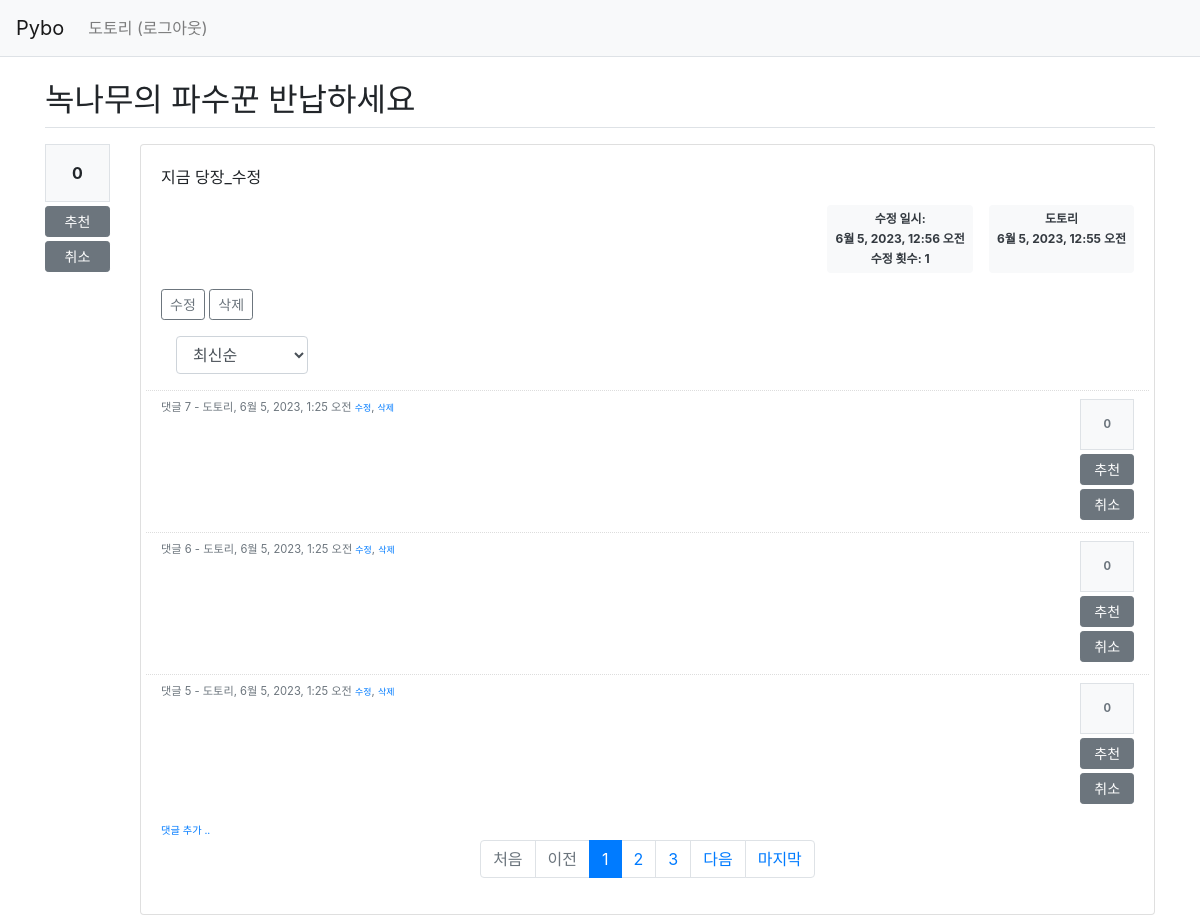
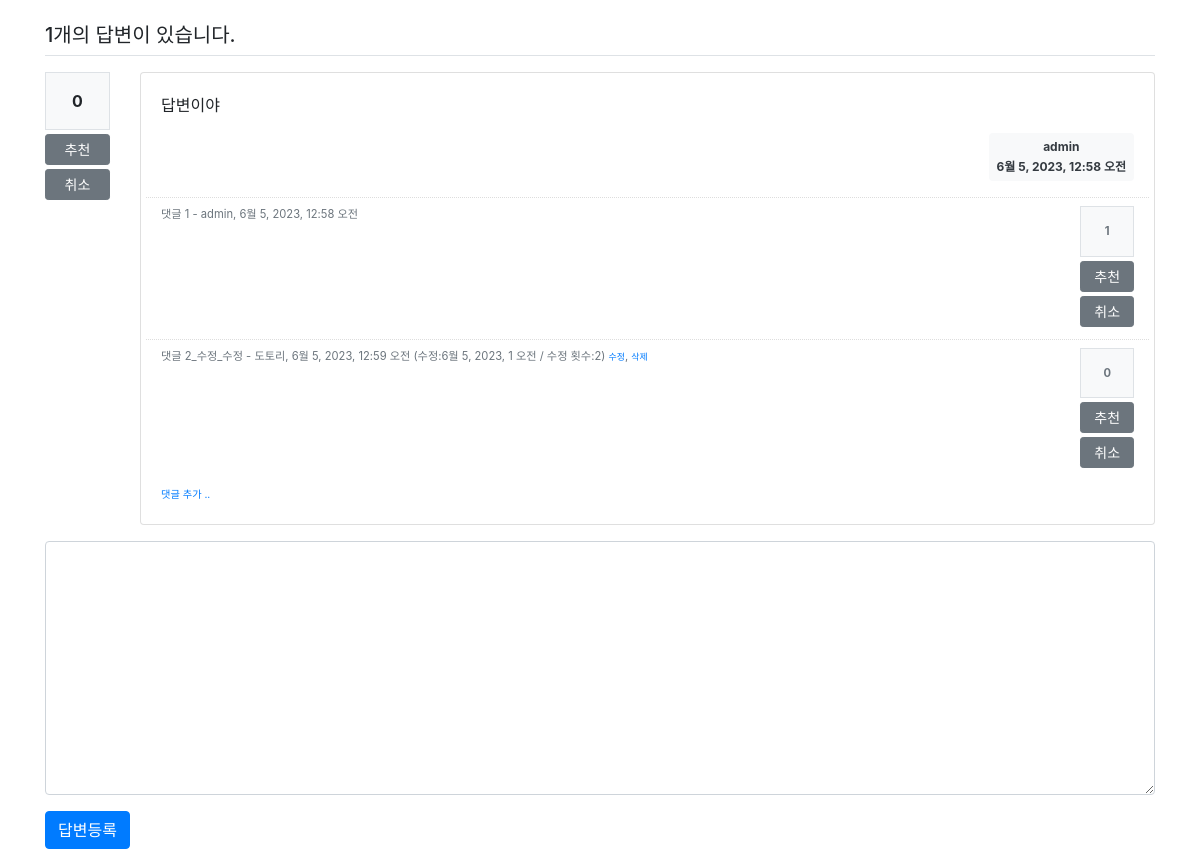
/pybo/20/ (signed in), run on the app's committed database (2 pictures, top to bottom).
### pybo/models.py (models this page shows, shortened)
class Question(models.Model):
    author = models.ForeignKey(User, on_delete=models.CASCADE, related_name='author_question')
    subject = models.CharField(max_length=200)
    content = models.TextField()
    create_date = models.DateTimeField()
    modify_date = models.DateTimeField(null=True, blank=True)
    voter = models.ManyToManyField(User, related_name='voter_question')
    modify_count = models.IntegerField(null=True, blank=True, default=0)

class Comment(models.Model):
    author = models.ForeignKey(User, on_delete=models.CASCADE)
    content = models.TextField()
    create_date = models.DateTimeField()
    modify_date = models.DateTimeField(null=True, blank=True)
    question = models.ForeignKey(Question, null=True, blank=True, on_delete=models.CASCADE)
    answer = models.ForeignKey(Answer, null=True, blank=True, on_delete=models.CASCADE)
    modify_count = models.IntegerField(null=True, blank=True, default=0)
    question_comment_voter = models.ManyToManyField(User, related_name='voter_question_comment')
    answer_comment_voter = models.ManyToManyField(User, related_name='voter_answer_comment')

class Answer(models.Model):
    author = models.ForeignKey(User, on_delete=models.CASCADE, related_name='author_answer')
    question = models.ForeignKey(Question, on_delete=models.CASCADE)
    content = models.TextField()
    create_date = models.DateTimeField()
    modify_date = models.DateTimeField(null=True, blank=True)
    voter = models.ManyToManyField(User, related_name='voter_answer')
    modify_count = models.IntegerField(null=True, blank=True, default=0)

### pybo/views/base_views.py (the view)
# urls.py: path('<int:question_id>/', base_views.detail, name='detail'),
def detail(request, question_id):
    page = request.GET.get('page', '1')  # 페이지
    so = request.GET.get('so', 'recent')  # 정렬기준
    question = get_object_or_404(Question, pk=question_id)
    if so == 'recommend':
        comment_list = Comment.objects.filter(question=question).annotate(num_voter=Count('question_comment_voter')).order_by('-num_voter', '-create_date')
    else:  # recent
        comment_list = Comment.objects.filter(question=question).order_by('-create_date')
    paginator = Paginator(comment_list, 3)  # 페이지당 3개씩 보여주기
    page_obj = paginator.get_page(page)
    last_page = paginator.count // 3 + 1 if (paginator.count % 3) else paginator.count // 3
    context = {'question': question, 'comment_list': page_obj, 'so': so, 'last_page': last_page}
    return render(request, 'pybo/question_detail.html', context)

### pybo/templatetags/pybo_filter.py (called while the page is built)
@register.filter()
def mark(value):
    extensions = ["nl2br", "fenced_code"]
    return mark_safe(markdown.markdown(value, extensions=extensions))

### templates/pybo/question_detail.html (shortened to what this page needs)
{% extends 'base.html' %}
{% load pybo_filter %}
{% block content %}
<div class="container my-3">
    <h2 class="border-bottom py-2">{{ question.subject }}</h2>
    <div class="row my-3">
        <div class="col-1">
            <div class="bg-light text-center p-3 border font-weight-bolder mb-1">{{question.voter.count}}</div>
            <a href="#" data-uri="{% url 'pybo:vote_question' question.id  %}"
               class="recommend btn btn-sm btn-secondary btn-block my-1">추천</a>
            <a href="#" data-uri="{% url 'pybo:cancel_vote_question' question.id  %}"
               class="cancel btn btn-sm btn-secondary btn-block my-1">취소</a>
        </div>
        <div class="col-11">
            <div class="card">
                <div class="card-body">
                    <div class="card-text">{{ question.content|mark }}</div>
                    <div class="d-flex justify-content-end">
                        {% if question.modify_date %}
                        <div class="badge bg-light p-2 text-start text-dark mx-3">
                            <div class="mb-2">수정 일시: </div>
                            <div class="mb-2">{{ question.modify_date }}</div>
                            <span class="mb-2">수정 횟수: </span>
                            <span class="mb-2">{{ question.modify_count }}</span>
                        </div>
                        {% endif %}
                        <div class="badge bg-light text-dark p-2 text-start">
                            <div class="mb-2">{{ question.author.username }}</div>
                            <div>{{ question.create_date }}</div>
                        </div>
                    </div>
                    {% if request.user == question.author %}
                    <div class="my-3">
                        <a href="{% url 'pybo:question_modify' question.id  %}"
                           class="btn btn-sm btn-outline-secondary">수정</a>
                        <a href="#" class="delete btn btn-sm btn-outline-secondary"
                           data-uri="{% url 'pybo:question_delete' question.id  %}">삭제</a>
                    </div>
                    {% endif %}
                    <div class="col-2">
                        <select class="form-control so">
                            <option value="recent" {% if so == 'recent' %}selected{% endif %}>최신순</option>
                        </select>
                    </div>
                    {% if comment_list %}
                    <div class="mt-3">
                    {% for comment in comment_list %}
                        <div class="comment py-2 text-muted row">
                            <div class="col-11">
                                <span style="white-space: pre-line;">{{ comment.content }}</span>
                                <span>
                                    - {{ comment.author }}, {{ comment.create_date }}
                                </span>
                                {% if request.user == comment.author %}
                                <a href="{% url 'pybo:comment_modify_question' comment.id  %}" class="small">수정</a>,
                                <a href="#" class="small delete"
                                data-uri="{% url 'pybo:comment_delete_question' comment.id  %}">삭제</a>
                                {% endif %}
                            </div>
                            <div class="col-1">
                                <div class="bg-light text-center p-3 border font-weight-bolder mb-1">{{comment.question_comment_voter.count}}</div>
                                <a href="#" data-uri="{% url 'pybo:vote_question_comment' comment.id  %}"
                                   class="recommend btn btn-sm btn-secondary btn-block my-1">추천</a>
                                <a href="#" data-uri="{% url 'pybo:cancel_vote_question_comment' comment.id  %}"
                                    class="cancel btn btn-sm btn-secondary btn-block my-1">취소</a>
                            </div>
                        </div>
                    {% endfor %}
                    </div>
                    {% endif %}
                    <div>
                        <a href="{% url 'pybo:comment_create_question' question.id  %}"
                           class="small"><small>댓글 추가 ..</small></a>
                    </div>
                    <ul class="pagination justify-content-center">
                        {% if comment_list.has_previous %}
                        <li class="page-item">
                            <a class="page-link" href="?page=1">처음</a>
                        </li>
                        <li class="page-item">
                            <a class="page-link" href="?page={{ comment_list.previous_page_number }}">이전</a>
                        </li>
                        {% else %}
                        <li class="page-item disabled">
                            <a class="page-link" tabindex="-1" aria-disabled="true" href="#">처음</a>
                        </li>
                        <li class="page-item disabled">
                            <a class="page-link" tabindex="-1" aria-disabled="true" href="#">이전</a>
                        </li>
                        {% endif %}
                        {% for page_number in comment_list.paginator.page_range %}
                            {% if page_number >= comment_list.number|add:-5 and page_number <= comment_list.number|add:5 %}
                        {% if page_number == comment_list.number %}
                        <li class="page-item active" aria-current="page">
                            <a class="page-link" href="?page={{ page_number }}">{{ page_number }}</a>
                        </li>
                        {% else %}
                        <li class="page-item">
                            <a class="page-link" href="?page={{ page_number }}">{{ page_number }}</a>
                        </li>
                        {% endif %}
                            {% endif %}
                        {% endfor %}
                        {% if comment_list.has_next %}
                        <li class="page-item">
                            <a class="page-link" href="?page={{ comment_list.next_page_number }}">다음</a>
                        </li>
                        <li class="page-item">
                            <a class="page-link" href="?page={{ last_page }}">마지막</a>
                        </li>
                        {% endif %}
                    </ul>
                </div>
            </div>
        </div>
    </div>
    <h5 class="border-bottom my-3 py-2">{{question.answer_set.count}}개의 답변이 있습니다.</h5>
    {% for answer in question.answer_set.all %}
    <div class="row my-3">
        <div class="col-1">
            <div class="bg-light text-center p-3 border font-weight-bolder mb-1">{{answer.voter.count}}</div>
            <a href="#" data-uri="{% url 'pybo:vote_answer' answer.id  %}"
                class="recommend btn btn-sm btn-secondary btn-block my-1">추천</a>
            <a href="#" data-uri="{% url 'pybo:cancel_vote_answer' answer.id  %}"
                class="cancel btn btn-sm btn-secondary btn-block my-1">취소</a>
        </div>
        <div class="col-11">
            <div class="card">
                <div class="card-body">
                    <div class="card-text">{{ answer.content|mark }}</div>
                    <div class="d-flex justify-content-end">
                        <div class="badge bg-light p-2 text-start text-dark">
                            <div class="mb-2">{{ answer.author.username }}</div>
                            <div>{{ answer.create_date }}</div>
                        </div>
                    </div>
                    {% if answer.comment_set.count > 0 %}
                    <div class="mt-3">
                    {% for comment in answer.comment_set.all %}
                        <div class="comment py-2 text-muted row">
                            <div class="col-11">
                                <span style="white-space: pre-line;">{{ comment.content }}</span>
                                <span>
                                    - {{ comment.author }}, {{ comment.create_date }}
                                    {% if comment.modify_date %}
                                    (수정:{{ comment.modify_date }} / 수정 횟수:{{ comment.modify_count }})
                                    {% endif %}
                                </span>
                                {% if request.user == comment.author %}
                                <a href="{% url 'pybo:comment_modify_answer' comment.id  %}" class="small">수정</a>,
                                <a href="#" class="small delete"
                                data-uri="{% url 'pybo:comment_delete_answer' comment.id  %}">삭제</a>
                                {% endif %}
                            </div>
                            <div class="col-1">
                                <div class="bg-light text-center p-3 border font-weight-bolder mb-1">{{comment.answer_comment_voter.count}}</div>
                                <a href="#" data-uri="{% url 'pybo:vote_answer_comment' comment.id  %}"
                                   class="recommend btn btn-sm btn-secondary btn-block my-1">추천</a>
                                <a href="#" data-uri="{% url 'pybo:cancel_vote_answer_comment' comment.id  %}"
                                    class="cancel btn btn-sm btn-secondary btn-block my-1">취소</a>
                            </div>
                        </div>
                    {% endfor %}
                    </div>
                    {% endif %}
                    <div>
                        <a href="{% url 'pybo:comment_create_answer' answer.id  %}"
                           class="small"><small>댓글 추가 ..</small></a>
                    </div>
                </div>
            </div>
        </div>
    </div>
    {% endfor %}
    <form action="{% url 'pybo:answer_create' question.id %}" method="post" class="my-3">
        <div class="form-group">
            <textarea {% if not user.is_authenticated %}disabled{% endif %}
              name="content" id="content" class="form-control" rows="10"></textarea>
        </div>
        <input type="submit" value="답변등록" class="btn btn-primary">
    </form>
</div>
{% endblock %}

### templates/navbar.html (shortened to what this page needs)
<nav class="navbar navbar-expand-lg navbar-light bg-light border-bottom">
    <a class="navbar-brand" href="{% url 'pybo:index' %}">Pybo</a>
    <div class="collapse navbar-collapse flex-grow-0" id="navbarNav">
        <ul class="navbar-nav">
            <li class="nav-item ">
                {% if user.is_authenticated %}
                <a class="nav-link" href="{% url 'common:logout' %}">{{ user.username }} (로그아웃)</a>
                {% else %}
                <a class="nav-link" href="{% url 'common:login' %}">로그인</a>
                {% endif %}
            </li>
        </ul>
    </div>
</nav>

### static/style.css (style rules this page uses)
.comment { border-top:dotted 1px #ddd; font-size:0.7em; }

### data on the page
Question: subject "녹나무의 파수꾼 반납하세요", voter.count "0", content|mark "지금 당장_수정", modify_date "6월 5, 2023, 12:56 오전", modify_count "1", author.username "도토리", create_date "6월 5, 2023, 12:55 오전", answer_set.count "1"
Comment: content "댓글 7", author "도토리", create_date "6월 5, 2023, 1:25 오전", shows "수정", question_comment_voter.count "0"
Comment: content "댓글 6", author "도토리", create_date "6월 5, 2023, 1:25 오전", shows "수정", question_comment_voter.count "0"
Comment: content "댓글 5", author "도토리", create_date "6월 5, 2023, 1:25 오전", shows "수정", question_comment_voter.count "0"
Answer: voter.count "0", content|mark "답변이야", author.username "admin", create_date "6월 5, 2023, 12:58 오전"
Comment: content "댓글 1", author "admin", create_date "6월 5, 2023, 12:58 오전", answer_comment_voter.count "1"
Comment: content "댓글 2_수정_수정", author "도토리", create_date "6월 5, 2023, 12:59 오전", modify_date "6월 5, 2023, 1 오전", modify_count "2", shows "삭제", answer_comment_voter.count "0"

### other printed values
{{ user.username }} "도토리"
{{ page_number }} "1"
{{ page_number }} "2" "3"
